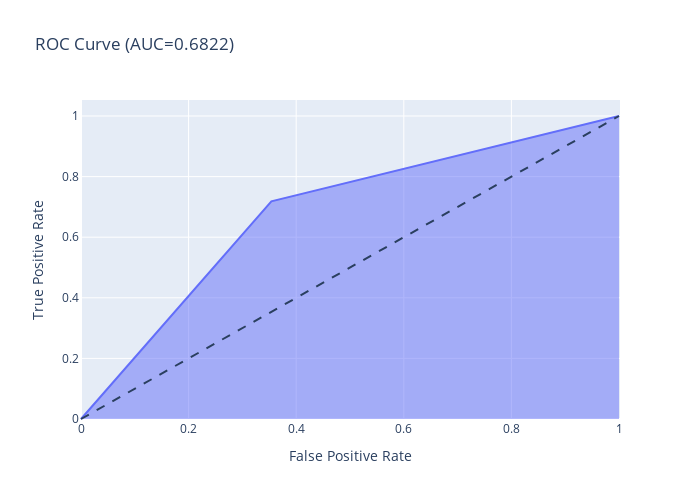
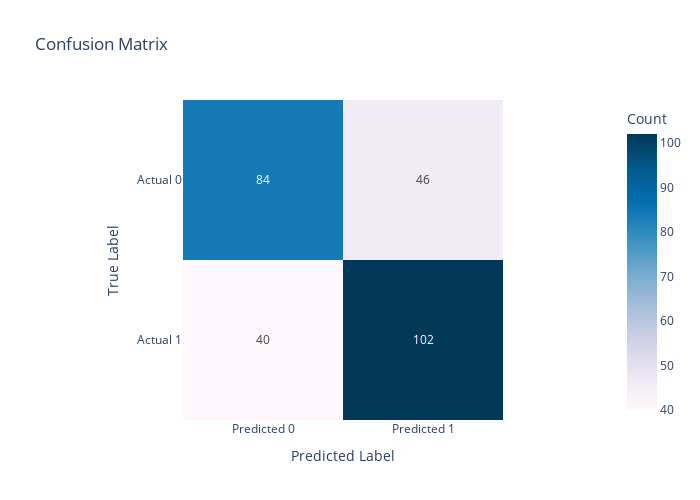

The cell these charts' notebook holds for them, in order:
### Markdown cell above
# Decision Tree

### Code cell
from sklearn import tree

classifier = DecisionTreeClassifier()
parameters = {'criterion': ['entropy','gini'],
              'max_depth': [4,5,6,8,10,12],
              'min_samples_split': [5,10,20],
              'min_samples_leaf': [5,10,20]}
cv = 5
best_tree = hyperp_search(classifier,parameters,cv)

# Finding the best feature

importance_tree = tree.export_text(best_tree,
                                   feature_names=X_test.columns.tolist(),
                                   max_depth=2)

print("-------------------------------")
print("The most valuable features are: ")
print("-------------------------------")
print(importance_tree)

### Figure 1 — Plotly figure (JSON) as saved in the notebook; plotly's stock layout.template omitted (floating-point values rounded to 4 significant figures)
{"data": [{"fillpattern": {"shape": ""}, "hovertemplate": "False Positive Rate=%{x}<br>True Positive Rate=%{y}<extra></extra>", "legendgroup": "", "line": {"color": "#636efa"}, "marker": {"symbol": "circle"}, "mode": "lines", "name": "", "orientation": "v", "showlegend": false, "stackgroup": "1", "type": "scatter", "x": [0, 0.3538, 1], "xaxis": "x", "y": [0, 0.7183, 1], "yaxis": "y"}], "layout": {"height": 500, "legend": {"tracegroupgap": 0}, "shapes": [{"line": {"dash": "dash"}, "type": "line", "x0": 0, "x1": 1, "y0": 0, "y1": 1}], "title": {"text": "ROC Curve (AUC=0.6822)"}, "width": 700, "xaxis": {"anchor": "y", "domain": [0, 1], "title": {"text": "False Positive Rate"}}, "yaxis": {"anchor": "x", "domain": [0, 1], "title": {"text": "True Positive Rate"}}}}

### Figure 2 — Plotly figure (JSON) as saved in the notebook; plotly's stock layout.template omitted (floating-point values rounded to 4 significant figures)
{"data": [{"coloraxis": "coloraxis", "hovertemplate": "Predicted Label: %{x}<br>True Label: %{y}<br>Count: %{z}<extra></extra>", "name": "0", "texttemplate": "%{z}", "type": "heatmap", "x": ["Predicted 0", "Predicted 1"], "xaxis": "x", "y": ["Actual 0", "Actual 1"], "yaxis": "y", "z": [[84, 46], [40, 102]]}], "layout": {"coloraxis": {"colorbar": {"title": {"text": "Count"}}, "colorscale": [[0, "rgb(255,247,251)"], [0.125, "rgb(236,231,242)"], [0.25, "rgb(208,209,230)"], [0.375, "rgb(166,189,219)"], [0.5, "rgb(116,169,207)"], [0.625, "rgb(54,144,192)"], [0.75, "rgb(5,112,176)"], [0.875, "rgb(4,90,141)"], [1, "rgb(2,56,88)"]]}, "height": 500, "title": {"text": "Confusion Matrix"}, "width": 700, "xaxis": {"anchor": "y", "constrain": "domain", "domain": [0, 1], "scaleanchor": "y", "title": {"text": "Predicted Label"}}, "yaxis": {"anchor": "x", "autorange": "reversed", "constrain": "domain", "domain": [0, 1], "title": {"text": "True Label"}}}}
